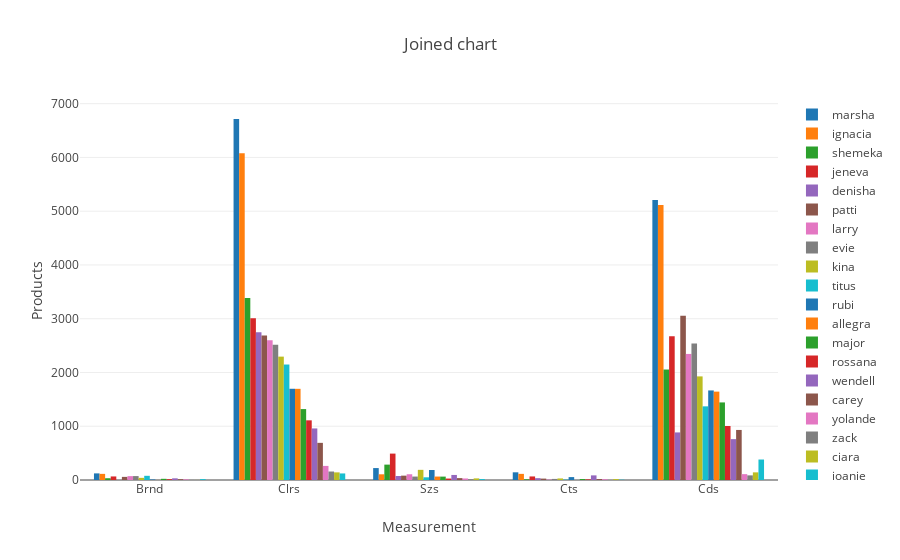

Write notebook code for a chart like this one.
### Markdown cell above
## Plot joined bar chat

### Code cell
import numpy as np
from plotly.offline import iplot, init_notebook_mode
from plotly.graph_objs import Bar
init_notebook_mode(connected=True)


def get_bar(df, name, color):
    return Bar(
        x=['Brnd', 'Clrs', 'Szs', 'Cts', 'Cds'], y=df[1:], 
        name=name, marker=dict(color=color))

data = []
colors = ['#ffcdd2', '#a2d5f2', '#235412', '#415220', '#59606d']
for dist in TABLE_MEASUREMENTS_PER_DISTRIBUTOR:
    name = dist[0]
    data.append(get_bar(dist, name, str(iter(colors))))

layout = Layout(title="Joined chart",
                xaxis=dict(title='Measurement'),
                yaxis=dict(title='Products'))
fig = Figure(data=data, layout=layout)
iplot(fig, filename='jupyter/joined_chart')

### Figure 1 — Plotly figure (JSON) as saved in the notebook; plotly's stock layout.template omitted (floating-point values rounded to 4 significant figures)
{"data": [{"marker": {"color": "<list_iterator object at 0x109bb8320>"}, "name": "marsha", "type": "bar", "x": ["Brnd", "Clrs", "Szs", "Cts", "Cds"], "y": [123, 6715, 222, 143, 5210]}, {"marker": {"color": "<list_iterator object at 0x109bb8320>"}, "name": "ignacia", "type": "bar", "x": ["Brnd", "Clrs", "Szs", "Cts", "Cds"], "y": [114, 6076, 106, 114, 5116]}, {"marker": {"color": "<list_iterator object at 0x109bb8320>"}, "name": "shemeka", "type": "bar", "x": ["Brnd", "Clrs", "Szs", "Cts", "Cds"], "y": [33, 3385, 286, 13, 2055]}, {"marker": {"color": "<list_iterator object at 0x109bb8320>"}, "name": "jeneva", "type": "bar", "x": ["Brnd", "Clrs", "Szs", "Cts", "Cds"], "y": [66, 3011, 491, 66, 2675]}, {"marker": {"color": "<list_iterator object at 0x109bb8320>"}, "name": "denisha", "type": "bar", "x": ["Brnd", "Clrs", "Szs", "Cts", "Cds"], "y": [1, 2746, 74, 34, 885]}, {"marker": {"color": "<list_iterator object at 0x109bb8320>"}, "name": "patti", "type": "bar", "x": ["Brnd", "Clrs", "Szs", "Cts", "Cds"], "y": [58, 2687, 81, 26, 3054]}, {"marker": {"color": "<list_iterator object at 0x109bb8320>"}, "name": "larry", "type": "bar", "x": ["Brnd", "Clrs", "Szs", "Cts", "Cds"], "y": [72, 2600, 107, 8, 2345]}, {"marker": {"color": "<list_iterator object at 0x109bb8320>"}, "name": "evie", "type": "bar", "x": ["Brnd", "Clrs", "Szs", "Cts", "Cds"], "y": [73, 2515, 64, 20, 2539]}, {"marker": {"color": "<list_iterator object at 0x10c62a4e0>"}, "name": "kina", "type": "bar", "x": ["Brnd", "Clrs", "Szs", "Cts", "Cds"], "y": [40, 2295, 189, 29, 1927]}, {"marker": {"color": "<list_iterator object at 0x10c62a4e0>"}, "name": "titus", "type": "bar", "x": ["Brnd", "Clrs", "Szs", "Cts", "Cds"], "y": [78, 2148, 50, 7, 1370]}, {"marker": {"color": "<list_iterator object at 0x10c62a4e0>"}, "name": "rubi", "type": "bar", "x": ["Brnd", "Clrs", "Szs", "Cts", "Cds"], "y": [10, 1697, 186, 54, 1666]}, {"marker": {"color": "<list_iterator object at 0x10c62a4e0>"}, "name": "allegra", "type": "bar", "x": ["Brnd", "Clrs", "Szs", "Cts", "Cds"], "y": [1, 1696, 64, 0, 1644]}, {"marker": {"color": "<list_iterator object at 0x10c62a4e0>"}, "name": "major", "type": "bar", "x": ["Brnd", "Clrs", "Szs", "Cts", "Cds"], "y": [22, 1319, 63, 18, 1443]}, {"marker": {"color": "<list_iterator object at 0x10c62a4e0>"}, "name": "rossana", "type": "bar", "x": ["Brnd", "Clrs", "Szs", "Cts", "Cds"], "y": [15, 1110, 27, 12, 1005]}, {"marker": {"color": "<list_iterator object at 0x10c62a4e0>"}, "name": "wendell", "type": "bar", "x": ["Brnd", "Clrs", "Szs", "Cts", "Cds"], "y": [31, 959, 94, 86, 760]}, {"marker": {"color": "<list_iterator object at 0x10c62a4e0>"}, "name": "carey", "type": "bar", "x": ["Brnd", "Clrs", "Szs", "Cts", "Cds"], "y": [15, 691, 35, 18, 931]}, {"marker": {"color": "<list_iterator object at 0x10c62a4e0>"}, "name": "yolande", "type": "bar", "x": ["Brnd", "Clrs", "Szs", "Cts", "Cds"], "y": [12, 262, 28, 14, 109]}, {"marker": {"color": "<list_iterator object at 0x10c62a4e0>"}, "name": "zack", "type": "bar", "x": ["Brnd", "Clrs", "Szs", "Cts", "Cds"], "y": [1, 158, 14, 0, 86]}, {"marker": {"color": "<list_iterator object at 0x10c62a4e0>"}, "name": "ciara", "type": "bar", "x": ["Brnd", "Clrs", "Szs", "Cts", "Cds"], "y": [1, 142, 30, 17, 142]}, {"marker": {"color": "<list_iterator object at 0x10c62a4e0>"}, "name": "joanie", "type": "bar", "x": ["Brnd", "Clrs", "Szs", "Cts", "Cds"], "y": [16, 122, 17, 6, 381]}], "layout": {"title": "Joined chart", "xaxis": {"title": "Measurement"}, "yaxis": {"title": "Products"}}}
